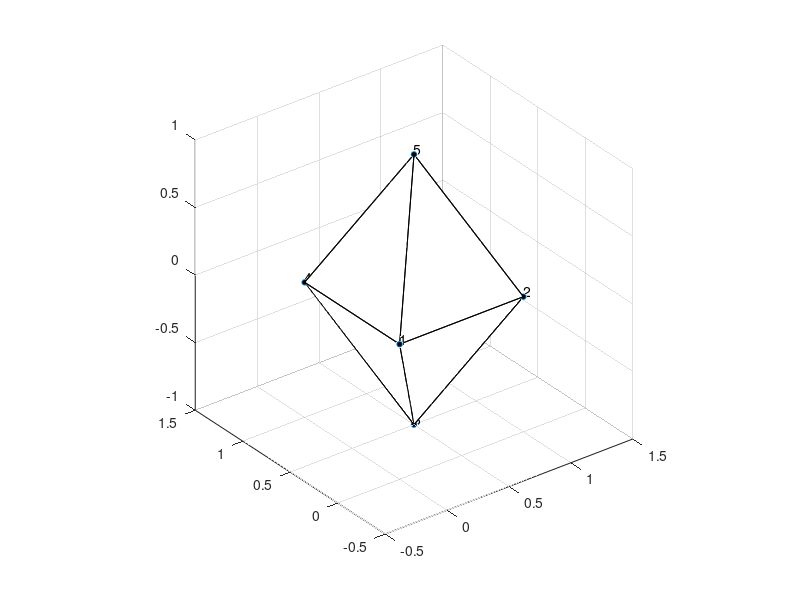

Write MATLAB code to recreate this figure.
clear all
clc
x = [0 1 1 0 0.5 0.5]
y = [0 0 1 1 0.5 0.5]
z = [0 0 0 0 1 -1];
plot3(x,y,z,'o','markersize',4,'markerfacecolor','black');
axis equal;
grid;
for i=1:length(x)
text(x(i),y(i),z(i),num2str(i),'verticalalignment','bottom');
end
tri=[1 2 5;
2 3 5;
3 4 5;
4 1 5;
1 2 6;
2 3 6;
3 4 6;
4 1 6];
hold on;
trimesh(tri,x,y,z,'edgecolor','black');